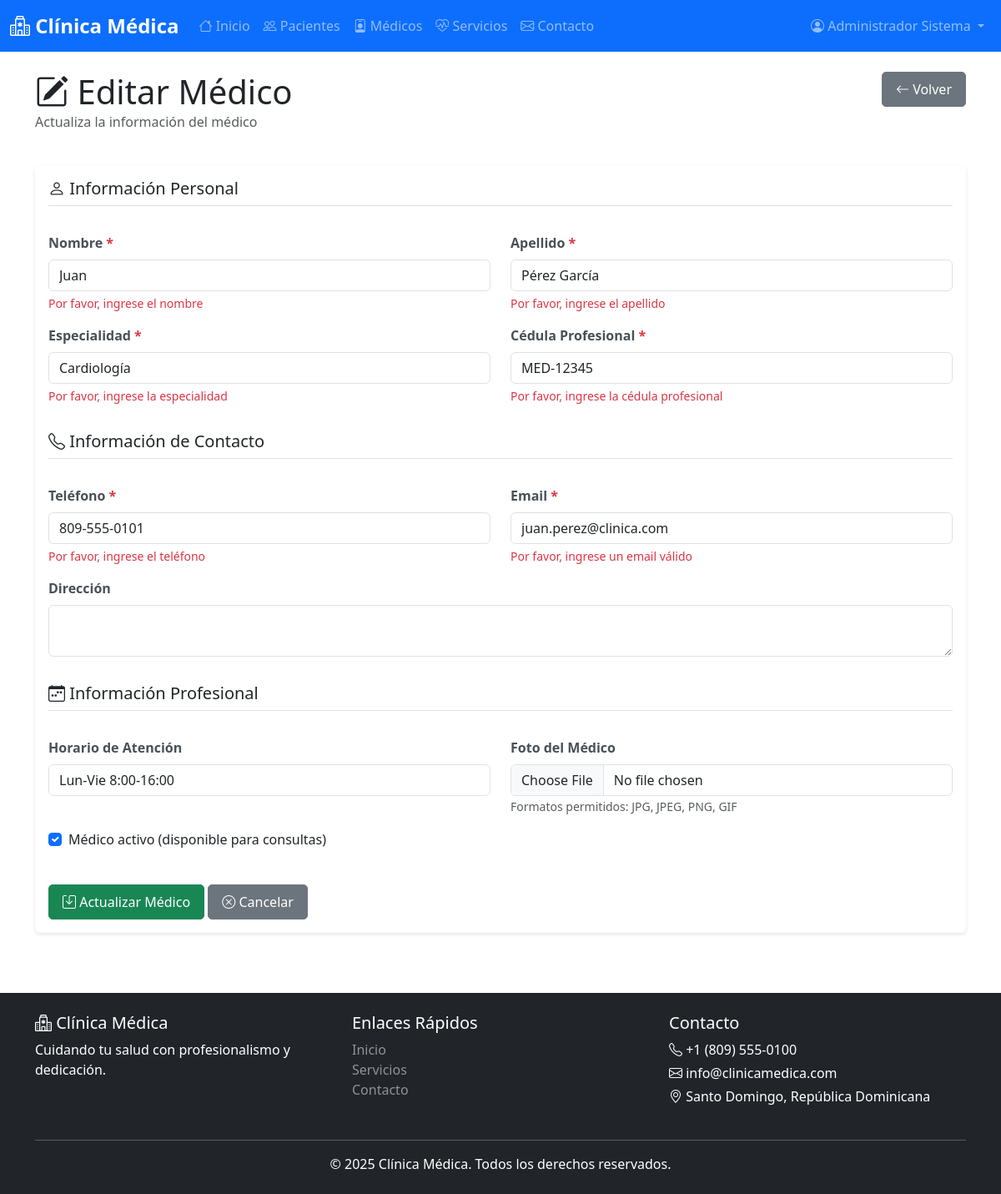
The page /pages/medicos/edit.php?id=1 (signed in) on the database its author committed.
### tables this page shows
CREATE TABLE IF NOT EXISTS medicos (
    id INT AUTO_INCREMENT PRIMARY KEY,
    nombre VARCHAR(100) NOT NULL,
    apellido VARCHAR(100) NOT NULL,
    especialidad VARCHAR(100) NOT NULL,
    cedula_profesional VARCHAR(50) NOT NULL UNIQUE,
    telefono VARCHAR(20) NOT NULL,
    email VARCHAR(100) NOT NULL UNIQUE,
    direccion TEXT,
    horario_atencion VARCHAR(100),
    foto VARCHAR(255) DEFAULT NULL,
    fecha_registro TIMESTAMP DEFAULT CURRENT_TIMESTAMP,
    activo TINYINT(1) DEFAULT 1
);

### pages/medicos/edit.php (the view, shortened to what this page needs)
<?php
require_once __DIR__ . '/../../includes/header.php';
$conn = getConnection();
$id = (int)($_GET['id'] ?? 0);
$query = "SELECT * FROM medicos WHERE id = $id";
$result = $conn->query($query);
$medico = $result->fetch_assoc();
?>
<div class="container">
    <div class="row mb-4">
        <div class="col">
            <h1 class="mb-0">
                <i class="bi bi-pencil-square"></i> Editar Médico
            </h1>
            <p class="text-muted">Actualiza la información del médico</p>
        </div>
        <div class="col-auto">
            <a href="index.php" class="btn btn-secondary">
                <i class="bi bi-arrow-left"></i> Volver
            </a>
        </div>
    </div>
    <div class="card">
        <div class="card-body">
            <form method="POST" action="" enctype="multipart/form-data" class="needs-validation" novalidate>
                <div class="row">
                    <div class="col-12 mb-4">
                        <h5 class="border-bottom pb-2">
                            <i class="bi bi-person"></i> Información Personal
                        </h5>
                    </div>
                    <div class="col-md-6 mb-3">
                        <label for="nombre" class="form-label">Nombre <span class="text-danger">*</span></label>
                        <input type="text" class="form-control" id="nombre" name="nombre"
                               required value="<?php echo htmlspecialchars($_POST['nombre'] ?? $medico['nombre']); ?>">
                        <div class="invalid-feedback">Por favor, ingrese el nombre</div>
                    </div>
                    <div class="col-md-6 mb-3">
                        <label for="apellido" class="form-label">Apellido <span class="text-danger">*</span></label>
                        <input type="text" class="form-control" id="apellido" name="apellido"
                               required value="<?php echo htmlspecialchars($_POST['apellido'] ?? $medico['apellido']); ?>">
                        <div class="invalid-feedback">Por favor, ingrese el apellido</div>
                    </div>
                    <div class="col-md-6 mb-3">
                        <label for="especialidad" class="form-label">Especialidad <span class="text-danger">*</span></label>
                        <input type="text" class="form-control" id="especialidad" name="especialidad"
                               required value="<?php echo htmlspecialchars($_POST['especialidad'] ?? $medico['especialidad']); ?>">
                        <div class="invalid-feedback">Por favor, ingrese la especialidad</div>
                    </div>
                    <div class="col-md-6 mb-3">
                        <label for="cedula_profesional" class="form-label">Cédula Profesional <span class="text-danger">*</span></label>
                        <input type="text" class="form-control" id="cedula_profesional" name="cedula_profesional"
                               required value="<?php echo htmlspecialchars($_POST['cedula_profesional'] ?? $medico['cedula_profesional']); ?>">
                        <div class="invalid-feedback">Por favor, ingrese la cédula profesional</div>
                    </div>
                    <div class="col-12 mb-4 mt-3">
                        <h5 class="border-bottom pb-2">
                            <i class="bi bi-telephone"></i> Información de Contacto
                        </h5>
                    </div>
                    <div class="col-md-6 mb-3">
                        <label for="telefono" class="form-label">Teléfono <span class="text-danger">*</span></label>
                        <input type="tel" class="form-control" id="telefono" name="telefono"
                               required value="<?php echo htmlspecialchars($_POST['telefono'] ?? $medico['telefono']); ?>">
                        <div class="invalid-feedback">Por favor, ingrese el teléfono</div>
                    </div>
                    <div class="col-md-6 mb-3">
                        <label for="email" class="form-label">Email <span class="text-danger">*</span></label>
                        <input type="email" class="form-control" id="email" name="email"
                               required value="<?php echo htmlspecialchars($_POST['email'] ?? $medico['email']); ?>">
                        <div class="invalid-feedback">Por favor, ingrese un email válido</div>
                    </div>
                    <div class="col-12 mb-3">
                        <label for="direccion" class="form-label">Dirección</label>
                        <textarea class="form-control" id="direccion" name="direccion"
                                  rows="2"><?php echo htmlspecialchars($_POST['direccion'] ?? $medico['direccion']); ?></textarea>
                    </div>
                    <div class="col-12 mb-4 mt-3">
                        <h5 class="border-bottom pb-2">
                            <i class="bi bi-calendar-week"></i> Información Profesional
                        </h5>
                    </div>
                    <div class="col-md-6 mb-3">
                        <label for="horario_atencion" class="form-label">Horario de Atención</label>
                        <input type="text" class="form-control" id="horario_atencion" name="horario_atencion"
                               value="<?php echo htmlspecialchars($_POST['horario_atencion'] ?? $medico['horario_atencion']); ?>">
                    </div>
                    <div class="col-md-6 mb-3">
                        <label for="foto" class="form-label">Foto del Médico</label>
                        <input type="file" class="form-control" id="foto" name="foto" accept="image/*">
                        <small class="text-muted">Formatos permitidos: JPG, JPEG, PNG, GIF</small>
                    </div>
                    <div class="col-12 mb-3">
                        <div class="form-check">
                            <input class="form-check-input" type="checkbox" id="activo" name="activo"
                                   <?php echo (isset($_POST['activo']) ? (isset($_POST['activo']) ? 'checked' : '') : ($medico['activo'] ? 'checked' : '')); ?>>
                            <label class="form-check-label" for="activo">
                                Médico activo (disponible para consultas)
                            </label>
                        </div>
                    </div>
                    <div class="col-12 mt-4">
                        <button type="submit" class="btn btn-success">
                            <i class="bi bi-save"></i> Actualizar Médico
                        </button>
                        <a href="index.php" class="btn btn-secondary">
                            <i class="bi bi-x-circle"></i> Cancelar
                        </a>
                    </div>
                </div>
            </form>
        </div>
    </div>
</div>
<?php
require_once __DIR__ . '/../../includes/footer.php';
?>

### assets/css/style.css (style rules this page uses)
:root { --primary-color: #0d6efd; --secondary-color: #6c757d; --success-color: #198754; --danger-color: #dc3545; --warning-color: #ffc107; --info-color: #0dcaf0; }
body { min-height: 100vh; display: flex; flex-direction: column; }
.card { transition: transform 0.3s ease, box-shadow 0.3s ease; border: none; box-shadow: 0 2px 4px rgba(0,0,0,0.1); }
.btn { border-radius: 5px; padding: 0.5rem 1rem; transition: all 0.3s ease; }
.form-label { font-weight: 600; color: #495057; }
.invalid-feedback { display: block; }

### rows shown on the page
medicos: nombre "Juan", apellido "Pérez García", especialidad "Cardiología", cedula_profesional "MED-12345", telefono "809-555-0101", email "juan.perez@clinica.com", horario_atencion "Lun-Vie 8:00-16:00", activo "☑"

### other values the page prints
$currentUser['nombre'] "Administrador Sistema"
